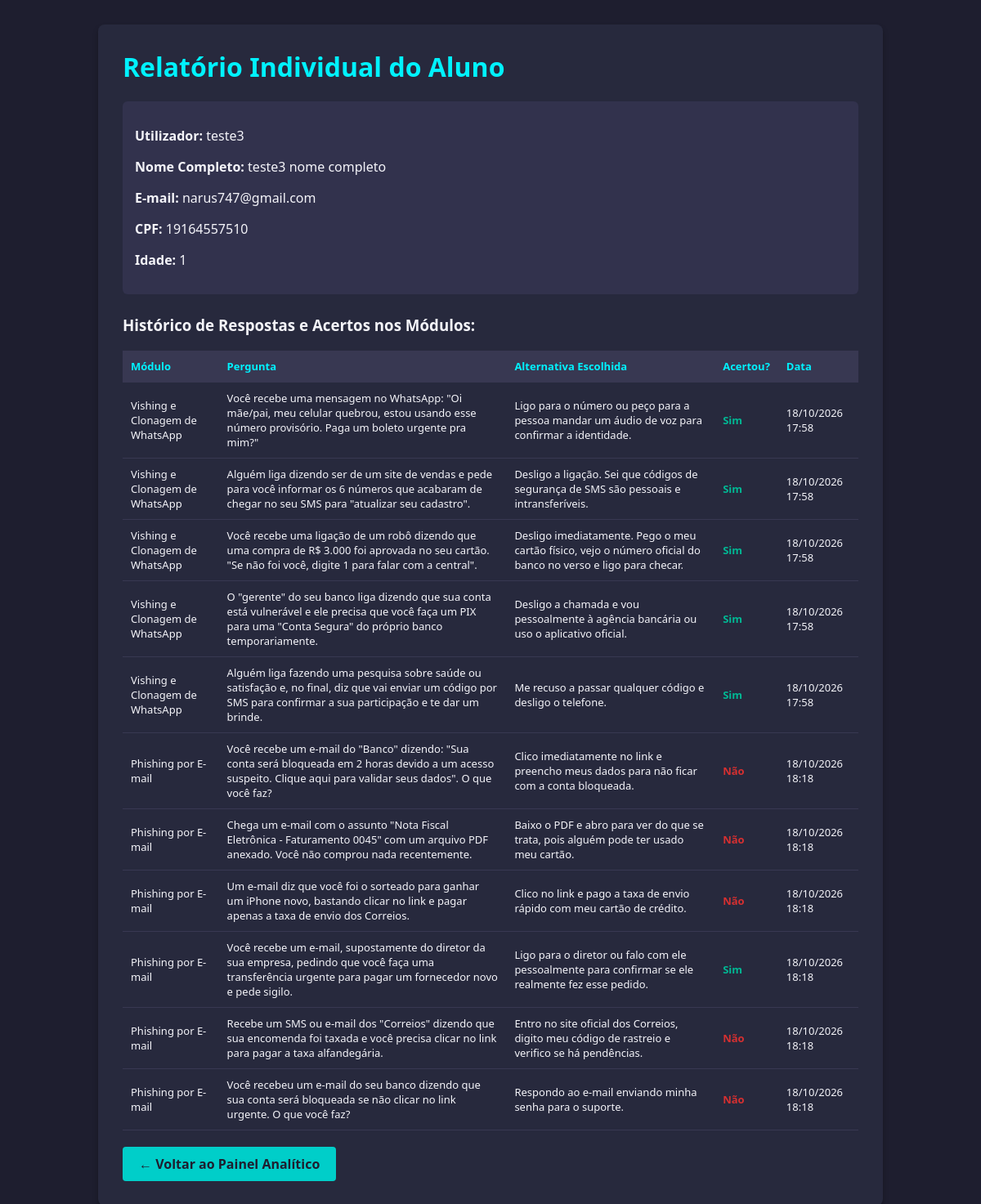
Screenshot of /usuario/4/ (signed in) with the database file from the repository.
### plataforma/models.py (models this page shows, shortened)
class Usuario(AbstractUser):
    cpf = models.CharField(max_length=14, unique=True, null=True, blank=True)
    idade = models.IntegerField(null=True, blank=True)

class RespostaUsuario(models.Model):
    usuario = models.ForeignKey(Usuario, on_delete=models.CASCADE)
    pergunta = models.ForeignKey(Pergunta, on_delete=models.CASCADE)
    alternativa_escolhida = models.ForeignKey(Alternativa, on_delete=models.CASCADE)
    motivo_escolha = models.TextField(blank=True, null=True)
    viveu_parecido = models.CharField(max_length=3, choices=[('Sim', 'Sim'), ('Nao', 'Não')], blank=True, null=True)
    experiencia_passada = models.TextField(blank=True, null=True)
    suspeita_outra = models.TextField(blank=True, null=True)
    avaliacao_modulo = models.TextField(blank=True, null=True)
    como_ajudou = models.TextField(blank=True, null=True)
    data_resposta = models.DateTimeField(auto_now_add=True)

class Pergunta(models.Model):
    modulo = models.ForeignKey(Modulo, on_delete=models.CASCADE, related_name='perguntas')
    texto_pergunta = models.TextField()

class Modulo(models.Model):
    titulo = models.CharField(max_length=200)
    descricao = models.TextField(blank=True, null=True)
    explicacao_pratica = models.TextField(blank=True, null=True)
    video_url = models.URLField(
        blank=True,
        null=True,
        help_text="Link incorporado do vídeo (ex: https://www.youtube.com/embed/...)"
    )

class Alternativa(models.Model):
    pergunta = models.ForeignKey(Pergunta, on_delete=models.CASCADE, related_name='alternativas')
    texto_alternativa = models.TextField()
    is_correta = models.BooleanField(default=False)
    explicacao_feedback = models.TextField(blank=True, null=True)

### plataforma/views.py (the view)
# urls.py: path('usuario/<int:user_id>/', views.detalhe_usuario_admin, name='detalhe_usuario_admin'),
def detalhe_usuario_admin(request, user_id):
    if not request.user.is_authenticated or not request.user.is_staff:
        return redirect('login')
    usuario_alvo = get_object_or_404(Usuario, id=user_id)
    respostas = RespostaUsuario.objects.filter(usuario=usuario_alvo)
    return render(request, 'detalhe_usuario_admin.html', {
        'usuario_alvo': usuario_alvo,
        'respostas': respostas
    })

### templates/detalhe_usuario_admin.html (shortened to what this page needs)
<!DOCTYPE html>
<html lang="pt-br">
<head>
</head>
<body>
    <div class="container">
        <h1>Relatório Individual do Aluno</h1>
        <div class="info-box">
            <p><strong>Utilizador:</strong> {{ usuario_alvo.username }}</p>
            <p><strong>Nome Completo:</strong> {{ usuario_alvo.first_name|default:"Não informado" }}</p>
            <p><strong>E-mail:</strong> {{ usuario_alvo.email }}</p>
            <p><strong>CPF:</strong> {{ usuario_alvo.cpf|default:"Não informado" }}</p>
            <p><strong>Idade:</strong> {{ usuario_alvo.idade|default:"Não informada" }}</p>
        </div>
        <h3>Histórico de Respostas e Acertos nos Módulos:</h3>
        <table>
            <thead>
                <tr>
                    <th>Módulo</th>
                    <th>Pergunta</th>
                    <th>Alternativa Escolhida</th>
                    <th>Acertou?</th>
                    <th>Data</th>
                </tr>
            </thead>
            <tbody>
                {% for r in respostas %}
                <tr>
                    <td>{{ r.pergunta.modulo.titulo }}</td>
                    <td>{{ r.pergunta.texto_pergunta }}</td>
                    <td>{{ r.alternativa_escolhida.texto_alternativa }}</td>
                    <td>
                        {% if r.alternativa_escolhida.is_correta %}
                            <span style="color: #00b894; font-weight: bold;">Sim</span>
                        {% else %}
                            <span style="color: #d63031; font-weight: bold;">Não</span>
                        {% endif %}
                    </td>
                    <td>{{ r.data_resposta|date:"d/m/Y H:i" }}</td>
                </tr>
                {% empty %}
                <tr>
                    <td colspan="5" style="text-align: center; color: #a9a9b2;">Este aluno ainda não respondeu a nenhum questionário.</td>
                </tr>
                {% endfor %}
            </tbody>
        </table>
        <a href="{% url 'admin_dashboard' %}" class="btn-voltar">← Voltar ao Painel Analítico</a>
    </div>
</body>
</html>

### templates/detalhe_usuario_admin.html (style rules this page uses)
body { font-family: 'Segoe UI', sans-serif; background-color: #1e1e2f; color: #f4f4f9; padding: 30px; margin: 0; }
.container { max-width: 900px; margin: 0 auto; background: #27293d; padding: 30px; border-radius: 8px; box-shadow: 0 4px 6px rgba(0,0,0,0.3); }
h1 { color: #00f2fe; margin-top: 0; }
.info-box { background: #32324d; padding: 15px; border-radius: 6px; margin-bottom: 25px; }
table { width: 100%; border-collapse: collapse; margin-top: 15px; }
th, td { padding: 10px; text-align: left; border-bottom: 1px solid #383852; font-size: 13px; }
th { color: #00f2fe; background-color: #383852; }
.btn-voltar { display: inline-block; background: #00cec9; color: #1e1e2f; padding: 10px 20px; border-radius: 4px; text-decoration: none; font-weight: bold; margin-top: 20px; }

### rows the page displays
Usuario: username "teste3", first_name "teste3 nome completo", email "narus747@gmail.com", cpf "19164557510", idade "1"
RespostaUsuario: pergunta.modulo.titulo "Vishing e Clonagem de WhatsApp", pergunta.texto_pergunta "Você recebe uma mensagem no WhatsApp: \"Oi mãe/pai, meu celular quebrou, estou usando esse número provisório. Paga um boleto urgente pra mim?\"", alternativa_escolhida.texto_alternativa "Ligo para o número ou peço para a pessoa mandar um áudio de voz para confirmar a identidade.", shows "Sim", data_resposta "18/10/2026 17:58"
RespostaUsuario: pergunta.modulo.titulo "Vishing e Clonagem de WhatsApp", pergunta.texto_pergunta "Alguém liga dizendo ser de um site de vendas e pede para você informar os 6 números que acabaram de chegar no seu SMS para \"atualizar seu cadastro\".", alternativa_escolhida.texto_alternativa "Desligo a ligação. Sei que códigos de segurança de SMS são pessoais e intransferíveis.", shows "Sim", data_resposta "18/10/2026 17:58"
RespostaUsuario: pergunta.modulo.titulo "Vishing e Clonagem de WhatsApp", pergunta.texto_pergunta "Você recebe uma ligação de um robô dizendo que uma compra de R$ 3.000 foi aprovada no seu cartão. \"Se não foi você, digite 1 para falar com a central\".", alternativa_escolhida.texto_alternativa "Desligo imediatamente. Pego o meu cartão físico, vejo o número oficial do banco no verso e ligo para checar.", shows "Sim", data_resposta "18/10/2026 17:58"
RespostaUsuario: pergunta.modulo.titulo "Vishing e Clonagem de WhatsApp", pergunta.texto_pergunta "O \"gerente\" do seu banco liga dizendo que sua conta está vulnerável e ele precisa que você faça um PIX para uma \"Conta Segura\" do próprio banco temporariamente.", alternativa_escolhida.texto_alternativa "Desligo a chamada e vou pessoalmente à agência bancária ou uso o aplicativo oficial.", shows "Sim", data_resposta "18/10/2026 17:58"
RespostaUsuario: pergunta.modulo.titulo "Vishing e Clonagem de WhatsApp", pergunta.texto_pergunta "Alguém liga fazendo uma pesquisa sobre saúde ou satisfação e, no final, diz que vai enviar um código por SMS para confirmar a sua participação e te dar um brinde.", alternativa_escolhida.texto_alternativa "Me recuso a passar qualquer código e desligo o telefone.", shows "Sim", data_resposta "18/10/2026 17:58"
RespostaUsuario: pergunta.modulo.titulo "Phishing por E-mail", pergunta.texto_pergunta "Você recebe um e-mail do \"Banco\" dizendo: \"Sua conta será bloqueada em 2 horas devido a um acesso suspeito. Clique aqui para validar seus dados\". O que você faz?", alternativa_escolhida.texto_alternativa "Clico imediatamente no link e preencho meus dados para não ficar com a conta bloqueada.", shows "Não", data_resposta "18/10/2026 18:18"
RespostaUsuario: pergunta.modulo.titulo "Phishing por E-mail", pergunta.texto_pergunta "Chega um e-mail com o assunto \"Nota Fiscal Eletrônica - Faturamento 0045\" com um arquivo PDF anexado. Você não comprou nada recentemente.", alternativa_escolhida.texto_alternativa "Baixo o PDF e abro para ver do que se trata, pois alguém pode ter usado meu cartão.", shows "Não", data_resposta "18/10/2026 18:18"
RespostaUsuario: pergunta.modulo.titulo "Phishing por E-mail", pergunta.texto_pergunta "Um e-mail diz que você foi o sorteado para ganhar um iPhone novo, bastando clicar no link e pagar apenas a taxa de envio dos Correios.", alternativa_escolhida.texto_alternativa "Clico no link e pago a taxa de envio rápido com meu cartão de crédito.", shows "Não", data_resposta "18/10/2026 18:18"
RespostaUsuario: pergunta.modulo.titulo "Phishing por E-mail", pergunta.texto_pergunta "Você recebe um e-mail, supostamente do diretor da sua empresa, pedindo que você faça uma transferência urgente para pagar um fornecedor novo e pede sigilo.", alternativa_escolhida.texto_alternativa "Ligo para o diretor ou falo com ele pessoalmente para confirmar se ele realmente fez esse pedido.", shows "Sim", data_resposta "18/10/2026 18:18"
RespostaUsuario: pergunta.modulo.titulo "Phishing por E-mail", pergunta.texto_pergunta "Recebe um SMS ou e-mail dos \"Correios\" dizendo que sua encomenda foi taxada e você precisa clicar no link para pagar a taxa alfandegária.", alternativa_escolhida.texto_alternativa "Entro no site oficial dos Correios, digito meu código de rastreio e verifico se há pendências.", shows "Não", data_resposta "18/10/2026 18:18"
RespostaUsuario: pergunta.modulo.titulo "Phishing por E-mail", pergunta.texto_pergunta "Você recebeu um e-mail do seu banco dizendo que sua conta será bloqueada se não clicar no link urgente. O que você faz?", alternativa_escolhida.texto_alternativa "Respondo ao e-mail enviando minha senha para o suporte.", shows "Não", data_resposta "18/10/2026 18:18"
